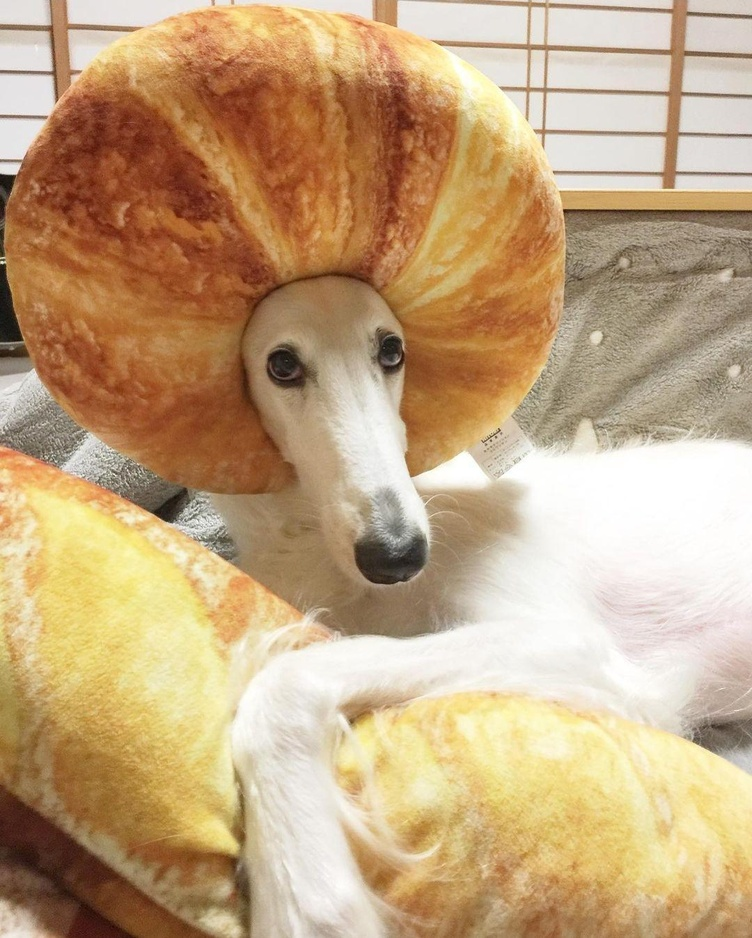
#> input picture Dense/example.jpg, 752 x 938 px, shrunk from 1080 x 1347 before the run
$ jupyter execute Conv2d.ipynb
#> lines starting #> are read from the running program, lines starting #| are printed output that depends on the picture
[cell 1]
import matplotlib.pyplot as plt
import cv2

[cell 2]
import numpy as np


class Conv2D:
    """Implements 2d convolution layer"""

    def __init__(
        self,
        n_in: int,
        n_out: int,
        kernel_size: tuple[int, int],
        strides: tuple[int, int] = (1, 1),
        padding: str = "valid",
        use_bias: bool = True,
        dilations: tuple[int, int] = (1, 1),
    ):
        """Initialized Conv2D layer.
        The weights are initialized using uniformly distributed values in range [-1, 1]. Bias vector is not initialized if `use_bias` is False.
        Weights tensor has the shape (`kernel_size[0]`, `kernel_size[1]`, `n_in`, `n_out`), bias vector has the shape (`n_out`, ).

        Arguments:
            n_in: Positive integer, dimensionality of input space.
            n_out: Positive integer, dimensionality of output space.
            kernel_size: Pair of positive integers, convolution kernel dimensions.
            strides: Pair of positive integers, convolution strides along each dimension.
            padding: Either 'valid' or 'same', padding to be used by the layer, see explanation below.
            use_bias: Whether the layer uses a bias vector.
            dilations: Pair of positive integers, convolution kernel dilations along each dimension.

        Padding:
            'valid': no padding is applied.
            'same': padding along every dimension is computed as follows
                if dimension_size % stride == 0:
                    total_pad = max((kernel_size - 1) * dilation + 1 - stride)
                else:
                    total_pad = max((kernel_size - 1) * dilation + 1 - dimension_size % stride)
                pad_before = total_pad // 2
                pad_after = total_pad - pad_before"""
        self.n_in = n_in
        self.n_out = n_out
        self.kernel_size = kernel_size
        self.strides = strides
        self.padding = padding
        self.use_bias = use_bias
        self.dilations = dilations

        self._weights = np.random.uniform(
            -1, 1, (kernel_size[0], kernel_size[1], n_in, n_out)
        )
        if use_bias:
            self._bias = np.random.uniform(-1, 1, (n_out))

    @property
    def weights(self) -> tuple[np.ndarray, np.ndarray] | tuple[np.ndarray]:
        """Returns weights used by the layer. Weight tensor and bias vector if use_bias is True"""
        if self.use_bias:
            return (self._weights, self._bias)
        return (self._weights,)

    def __call__(self, x: np.ndarray) -> np.ndarray:
        """Performs the layer forward pass.

        Arguments:
            x: Input array of shape (`batch_size`, `height`, `width`, `n_in`).

        Returns:
            An array of shape (`batch_size`, `new_height`, `new_width`, `n_out`)."""
        if x.strides[-1] < 1:
            raise ValueError("Stride < 1")

        x = self.prepare_x(x)
        convolved = np.einsum("...ijk,ijkz", x, self._weights, dtype=x.dtype)

        if self.use_bias:
            convolved += self._bias[None, None, None]
        return convolved

    def prepare_x(self, x):
        if self.padding == "same":
            paddings = []
            for dimension_size, stride, kernel_size, dilation in zip(
                x.shape[1:3], self.strides, self.kernel_size, self.dilations
            ):
                if dimension_size % stride == 0:
                    total_pad = (kernel_size - 1) * dilation + 1 - stride
                else:
                    total_pad = (
                        (kernel_size - 1) * dilation + 1 - dimension_size % stride
                    )
                pad_before = total_pad // 2
                pad_after = total_pad - pad_before
                paddings.append([pad_before, pad_after])

            # TODO: pad mode?
            x = np.pad(x, ((0, 0), *paddings, (0, 0)))

        batch_step, row_step, chanel_step, dtype_size = x.strides
        batch, height, width, chanels = x.shape

        x = np.lib.stride_tricks.as_strided(
            x,
            shape=(
                batch,
                height - self.kernel_size[0] + 1,
                width - self.kernel_size[1] + 1,
                self.kernel_size[0],
                self.kernel_size[1],
                self.n_in,
            ),
            strides=(
                batch_step,  # dist between batches
                row_step,  # dist between rows
                chanel_step,  # dist between chanels,
                row_step,
                chanel_step,
                dtype_size,
            ),
            # strides=(
            #     batch_step,  # dist between batches
            #     row_step * self.strides[0],  # dist between rows
            #     chanel_step * self.strides[1],  # dist between chanels,
            #     row_step * self.dilations[0],
            #     chanel_step  * self.dilations[1],
            #     dtype_size,
            # )
        )
        return x

    def grad(
        self, x: np.ndarray, gradOutput: np.ndarray
    ) -> tuple[np.ndarray, tuple[np.ndarray, np.ndarray] | tuple[np.ndarray]]:
        """Computes layer gradients

        Arguments:
            gradOutput: Gradient of loss function with respect to the layer output, an array of shape (`batch_size`, `new_height`, `new_width`, `n_out`).

        Returns:
            A tuple object:
                Gradient of loss function with respect to the layer input, an array of shape (`batch_size`, `height`, `width`, `n_in`)
                Gradient of loss function with respect to the layer's weights:
                    An array of shape (`kernel_size[0]`, `kernel_size[1]`, `n_in`, `n_out`).
                    Optional array of shape (`n_out`, )."""

        d_k = np.einsum(
            "bij...k, bijz", self.prepare_x(x), gradOutput, dtype=x.dtype
        )
        if self.use_bias:
            d_b = np.einsum("bijk -> k", gradOutput)
            return (d_k, d_b)
        return (d_k,)

[cell 3]
image = cv2.imread("example.jpg").astype(float)/255
plt.imshow(image)
plt.show()

[cell 4]
layer = Conv2D(3, 1, (3, 3), padding="same")
# w = np.array([[1, 0, -1], [1, 0, -1], [1, 0, -1]])[..., None].repeat(3, -1)[..., None]
# layer._weights = w

processed = layer(image[None].repeat(2, 0))
#> in prepare_x, `batch_step, row_step, chanel_step, dtype_size = x.strides`: batch_step = 17010240; row_step = 18096; chanel_step = 24; dtype_size = 8
print(processed.shape)
#| (2, 938, 752, 1)
plt.imshow(processed[0])
plt.show()
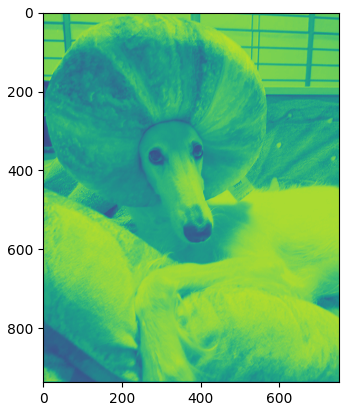
#> figure drawn by matplotlib, 1 panel
plt.imshow(layer._weights[..., -1])
plt.show()
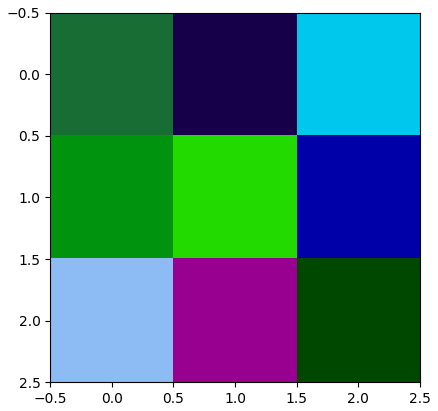
#> figure drawn by matplotlib, 1 panel

[cell 5]
print(image[None].repeat(2, 0).shape, processed.shape)
#| (2, 938, 752, 3) (2, 938, 752, 1)
list(map(lambda x: x.shape, layer.grad(image[None].repeat(2, 0), processed)))
#> in grad, `d_b = np.einsum("bijk -> k", gradOutput)`: d_b = [5444221.5]
#> Out = [(3, 3, 3, 1), (1,)]

[cell 6]
image[None].repeat(2, 0).shape
#> Out = (2, 938, 752, 3)
